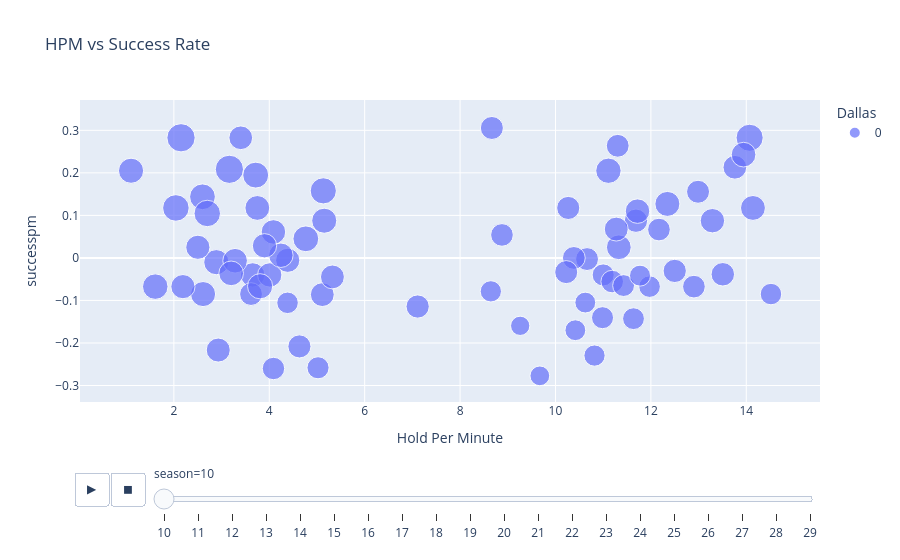

Write notebook code for a chart like this one.
### Markdown cell above
Looking at the plot for Season 10, which is the default plot that is displayed, we should immediately notice something strange about the shape of the data. There are two main clusters of data points, one of which forms a vertical cluster on the low end of the x axis, indicating that those players' success seems to be independent of their prevent per minute (PPM), while the other cluster of points follows more of a f(x) = cx shape with a weak to moderate positive correlation between PPM and success per minute. Why is this? Players that are offenders will almost always have very low prevent numbers, as they spend very little time in game defending their own flag while attending to their offense duties. Let's look at Hold, a statistic primarily earned by offenders, and confirm that we have a similar pattern.

### Code cell
hpm_all = px.scatter(MLTP_master_stats, x="hpm", y="successpm",
size="scorepm", color="Dallas", animation_frame="season",
hover_data=["player"],
labels={'hpm': 'Hold Per Minute', 'tpm': 'Tags Per Minute'},
title='HPM vs Success Rate')

hpm_all.update_layout(scene=dict(xaxis=dict(title='Hold Per Minute'),
yaxis=dict(title='Tags Per Minute')), height = 900)
hpm_all.show()

### Figure 1 — Plotly figure (JSON) as saved in the notebook; plotly's stock layout.template omitted (floating-point values rounded to 4 significant figures)
{"data": [{"customdata": [["Altiger"], ["Death Pickle"], ["BigBird"], ["Vials"], ["Mr.Gone"], ["Sundown"], ["dywz"], ["yank"], ["ooo killem"], ["bad"], ["Stojakovic"], ["Dalek"], ["Iblis"], ["Crippy"], ["Fronj"], ["SuperSans"], ["MiIky"], ["Bal McCartny"], ["sIide"], ["Ty"], ["Ball God"], ["dodsfall"], ["donuts42"], ["MrFruitzy"], ["BALLDON'TLIE"], ["wanker -->"], ["DudeMcGuy"], ["Eashy"], ["timeboy"], ["Mufro"], ["GriefSeeds"], ["BAllstar"], ["LEBRON*JAMES"], ["Mr.Glass"], ["Arbybear"], ["YoungSinatra"], ["toasty."], ["i'm high"], ["lukemoo"], ["Have mad"], ["Stann"], ["Brake"], ["SIDE"], ["danisk"], ["okthen"], ["Turbo"], ["CB13"], ["Mr. Hat"], ["DEAD NAN"], ["owen"], ["Legman"], ["Prizm"], ["ProTagonist_"], ["C Bivvey"], ["Syniikal"], ["jjpoole"], ["Abe Lincoln"], ["np"], ["FLYMOLO"], ["WowSuchPro"], ["Gem"], ["Romulus"], ["intercest"], ["iAaronK"], ["Stalin"], ["Legion"], ["Eggo"], ["Dodge"], ["Wanye"], ["Some Paul"], ["DOKE"], ["swerve"]], "hovertemplate": "Dallas=0<br>season=10<br>Hold Per Minute=%{x}<br>successpm=%{y}<br>scorepm=%{marker.size}<br>player=%{customdata[0]}<extra></extra>", "legendgroup": "0", "marker": {"color": "#636efa", "size": [4.061, 3.947, 4.2, 3.237, 3.925, 3.883, 3.473, 3.994, 3.406, 3.547, 4.11, 4.407, 4.4, 4.552, 3.389, 3.447, 3.07, 4.17, 4.641, 3.612, 3.96, 4.173, 4.208, 2.588, 3.167, 3.222, 3.962, 3.888, 3, 3.449, 5.303, 3.459, 4.885, 3.723, 4.085, 4.678, 3.506, 4.149, 3.828, 2.877, 3.535, 3.766, 3.88, 3.092, 3.797, 4.32, 4.017, 3.41, 3.662, 2.928, 4.263, 3.579, 3.729, 4.028, 4.188, 3.779, 5.294, 3.592, 3.236, 2.993, 3.078, 3.157, 3.522, 4.458, 2.471, 3.401, 3.929, 3.344, 3.985, 2.89, 3.517, 4.043], "sizemode": "area", "sizeref": 0.01326, "symbol": "circle"}, "mode": "markers", "name": "0", "orientation": "v", "showlegend": true, "type": "scatter", "x": [11.33, 3.652, 2.89, 11, 4.01, 4.387, 10.66, 4.087, 12.17, 10.27, 14.14, 4.766, 2.6, 5.133, 11.19, 3.618, 14.52, 2.612, 2.7, 11.69, 13.29, 5.152, 3.808, 9.672, 11.43, 10.99, 4.244, 2.503, 8.645, 10.39, 2.15, 11.3, 14.07, 3.402, 3.75, 2.042, 12.99, 12.35, 2.931, 10.42, 4.632, 5.112, 2.19, 11.97, 11.27, 1.61, 3.284, 12.9, 13.51, 11.77, 11.11, 7.111, 13.76, 3.201, 1.103, 5.324, 3.164, 12.5, 5.022, 10.82, 4.383, 11.64, 10.22, 3.716, 9.261, 8.878, 3.9, 4.088, 11.72, 10.62, 8.667, 13.94], "xaxis": "x", "y": [0.025, -0.04, -0.01, -0.04, -0.04, -0.005571, -0.002703, 0.06105, 0.06667, 0.1175, 0.1175, 0.04491, 0.1437, 0.1577, -0.05556, -0.085, -0.085, -0.085, 0.1045, 0.0875, 0.0875, 0.0875, -0.06667, -0.2773, -0.065, -0.1405, 0.00625, 0.025, -0.07859, 0, 0.2825, 0.2636, 0.2825, 0.2825, 0.1175, 0.1175, 0.1556, 0.127, -0.2167, -0.17, -0.2081, -0.08629, -0.0675, -0.0675, 0.0678, -0.0675, -0.006601, -0.0675, -0.03846, -0.04167, 0.205, -0.1143, 0.2132, -0.03631, 0.205, -0.04469, 0.2083, -0.03056, -0.2583, -0.2296, -0.1056, -0.1429, -0.03333, 0.1947, -0.1597, 0.05405, 0.02857, -0.26, 0.11, -0.105, 0.3056, 0.2429], "yaxis": "y"}], "layout": {"autosize": true, "legend": {"itemsizing": "constant", "title": {"text": "Dallas"}, "tracegroupgap": 0}, "scene": {"xaxis": {"title": {"text": "Hold Per Minute"}}, "yaxis": {"title": {"text": "Tags Per Minute"}}}, "sliders": [{"active": 0, "currentvalue": {"prefix": "season="}, "len": 0.9, "pad": {"b": 10, "t": 60}, "steps": [{"args": [["10"], {"frame": {"duration": 0, "redraw": false}, "fromcurrent": true, "mode": "immediate", "transition": {"duration": 0, "easing": "linear"}}], "label": "10", "method": "animate"}, {"args": [["11"], {"frame": {"duration": 0, "redraw": false}, "fromcurrent": true, "mode": "immediate", "transition": {"duration": 0, "easing": "linear"}}], "label": "11", "method": "animate"}, {"args": [["12"], {"frame": {"duration": 0, "redraw": false}, "fromcurrent": true, "mode": "immediate", "transition": {"duration": 0, "easing": "linear"}}], "label": "12", "method": "animate"}, {"args": [["13"], {"frame": {"duration": 0, "redraw": false}, "fromcurrent": true, "mode": "immediate", "transition": {"duration": 0, "easing": "linear"}}], "label": "13", "method": "animate"}, {"args": [["14"], {"frame": {"duration": 0, "redraw": false}, "fromcurrent": true, "mode": "immediate", "transition": {"duration": 0, "easing": "linear"}}], "label": "14", "method": "animate"}, {"args": [["15"], {"frame": {"duration": 0, "redraw": false}, "fromcurrent": true, "mode": "immediate", "transition": {"duration": 0, "easing": "linear"}}], "label": "15", "method": "animate"}, {"args": [["16"], {"frame": {"duration": 0, "redraw": false}, "fromcurrent": true, "mode": "immediate", "transition": {"duration": 0, "easing": "linear"}}], "label": "16", "method": "animate"}, {"args": [["17"], {"frame": {"duration": 0, "redraw": false}, "fromcurrent": true, "mode": "immediate", "transition": {"duration": 0, "easing": "linear"}}], "label": "17", "method": "animate"}, {"args": [["18"], {"frame": {"duration": 0, "redraw": false}, "fromcurrent": true, "mode": "immediate", "transition": {"duration": 0, "easing": "linear"}}], "label": "18", "method": "animate"}, {"args": [["19"], {"frame": {"duration": 0, "redraw": false}, "fromcurrent": true, "mode": "immediate", "transition": {"duration": 0, "easing": "linear"}}], "label": "19", "method": "animate"}, {"args": [["20"], {"frame": {"duration": 0, "redraw": false}, "fromcurrent": true, "mode": "immediate", "transition": {"duration": 0, "easing": "linear"}}], "label": "20", "method": "animate"}, {"args": [["21"], {"frame": {"duration": 0, "redraw": false}, "fromcurrent": true, "mode": "immediate", "transition": {"duration": 0, "easing": "linear"}}], "label": "21", "method": "animate"}, {"args": [["22"], {"frame": {"duration": 0, "redraw": false}, "fromcurrent": true, "mode": "immediate", "transition": {"duration": 0, "easing": "linear"}}], "label": "22", "method": "animate"}, {"args": [["23"], {"frame": {"duration": 0, "redraw": false}, "fromcurrent": true, "mode": "immediate", "transition": {"duration": 0, "easing": "linear"}}], "label": "23", "method": "animate"}, {"args": [["24"], {"frame": {"duration": 0, "redraw": false}, "fromcurrent": true, "mode": "immediate", "transition": {"duration": 0, "easing": "linear"}}], "label": "24", "method": "animate"}, {"args": [["25"], {"frame": {"duration": 0, "redraw": false}, "fromcurrent": true, "mode": "immediate", "transition": {"duration": 0, "easing": "linear"}}], "label": "25", "method": "animate"}, {"args": [["26"], {"frame": {"duration": 0, "redraw": false}, "fromcurrent": true, "mode": "immediate", "transition": {"duration": 0, "easing": "linear"}}], "label": "26", "method": "animate"}, {"args": [["27"], {"frame": {"duration": 0, "redraw": false}, "fromcurrent": true, "mode": "immediate", "transition": {"duration": 0, "easing": "linear"}}], "label": "27", "method": "animate"}, {"args": [["28"], {"frame": {"duration": 0, "redraw": false}, "fromcurrent": true, "mode": "immediate", "transition": {"duration": 0, "easing": "linear"}}], "label": "28", "method": "animate"}, {"args": [["29"], {"frame": {"duration": 0, "redraw": false}, "fromcurrent": true, "mode": "immediate", "transition": {"duration": 0, "easing": "linear"}}], "label": "29", "method": "animate"}], "x": 0.1, "xanchor": "left", "y": 0, "yanchor": "top"}], "title": {"text": "HPM vs Success Rate"}, "updatemenus": [{"buttons": [{"args": [null, {"frame": {"duration": 500, "redraw": false}, "fromcurrent": true, "mode": "immediate", "transition": {"duration": 500, "easing": "linear"}}], "label": "&#9654;", "method": "animate"}, {"args": [[null], {"frame": {"duration": 0, "redraw": false}, "fromcurrent": true, "mode": "immediate", "transition": {"duration": 0, "easing": "linear"}}], "label": "&#9724;", "method": "animate"}], "direction": "left", "pad": {"r": 10, "t": 70}, "showactive": false, "type": "buttons", "x": 0.1, "xanchor": "right", "y": 0, "yanchor": "top"}], "xaxis": {"anchor": "y", "autorange": true, "domain": [0, 1], "range": [0.1755, 15.42], "title": {"text": "Hold Per Minute"}, "type": "linear"}, "yaxis": {"anchor": "x", "autorange": true, "domain": [0, 1], "range": [-0.3226, 0.3528], "title": {"text": "successpm"}, "type": "linear"}}}
